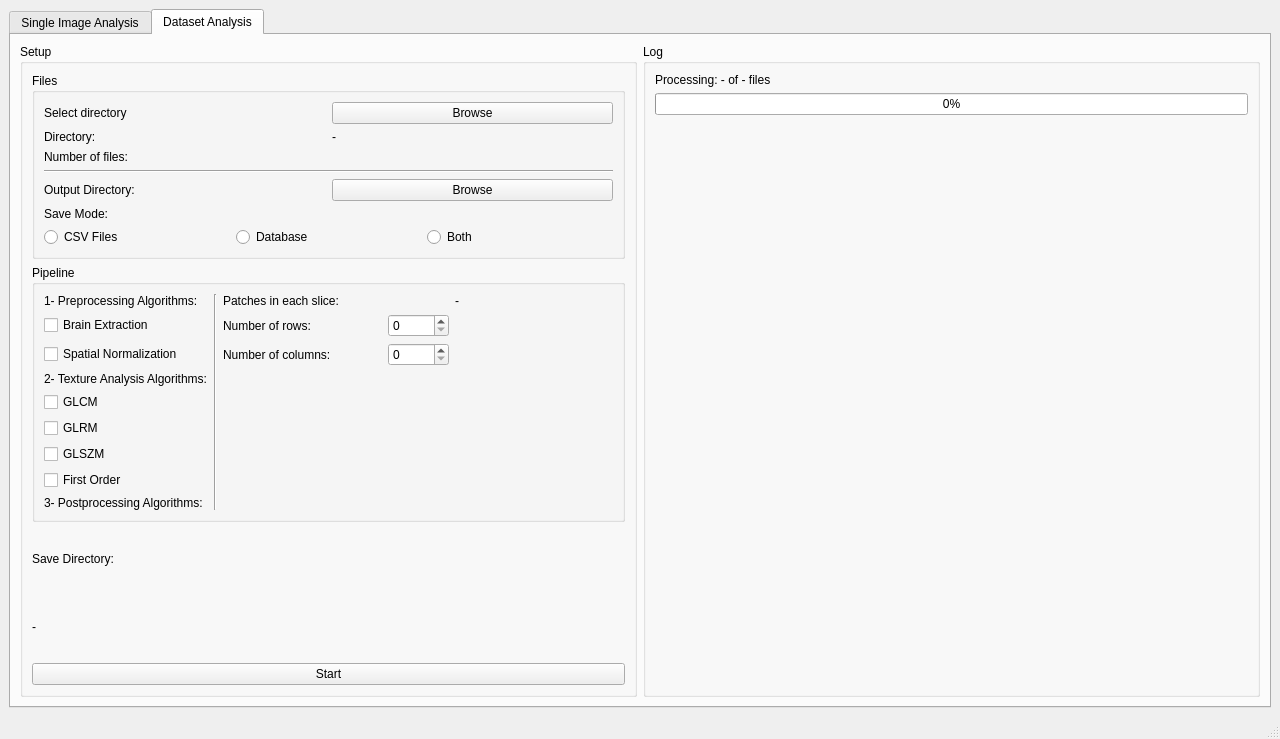
<?xml version="1.0" encoding="UTF-8"?>
<ui version="4.0">
 <class>MainWindow</class>
 <widget class="QMainWindow" name="MainWindow">
  <property name="geometry">
   <rect>
    <x>0</x>
    <y>0</y>
    <width>1280</width>
    <height>739</height>
   </rect>
  </property>
  <property name="windowTitle">
   <string>MainWindow</string>
  </property>
  <widget class="QWidget" name="centralwidget">
   <layout class="QGridLayout" name="gridLayout_2" columnstretch="3">
    <item row="0" column="0">
     <widget class="QTabWidget" name="tabWidget">
      <property name="currentIndex">
       <number>1</number>
      </property>
      <widget class="QWidget" name="tabSingleImageAnalysis">
       <attribute name="title">
        <string>Single Image Analysis</string>
       </attribute>
       <layout class="QGridLayout" name="gridLayout_4" columnstretch="2,1">
        <item row="0" column="0">
         <widget class="QGroupBox" name="groupBox">
          <property name="title">
           <string>Panel</string>
          </property>
          <layout class="QGridLayout" name="gridLayout_6">
           <item row="0" column="0" colspan="2">
            <layout class="QGridLayout" name="gridLayout">
             <item row="1" column="1">
              <widget class="QRadioButton" name="showExtractedVolRadioBtn">
               <property name="text">
                <string>Show Brain Extraction Mask</string>
               </property>
              </widget>
             </item>
             <item row="1" column="2">
              <widget class="QRadioButton" name="showNormVolRadioBtn">
               <property name="text">
                <string>Show Normalized Volume</string>
               </property>
              </widget>
             </item>
             <item row="0" column="0">
              <widget class="QLabel" name="label">
               <property name="text">
                <string>Show Volume:</string>
               </property>
              </widget>
             </item>
             <item row="1" column="0">
              <widget class="QRadioButton" name="showRawVolRadioBtn">
               <property name="text">
                <string>Show Raw Volume</string>
               </property>
              </widget>
             </item>
             <item row="3" column="0" colspan="3">
              <layout class="QGridLayout" name="gridLayout_11">
               <item row="0" column="4">
                <widget class="QSpinBox" name="numColumnsSpinBox">
                 <property name="minimum">
                  <number>1</number>
                 </property>
                </widget>
               </item>
               <item row="0" column="5">
                <spacer name="horizontalSpacer_2">
                 <property name="orientation">
                  <enum>Qt::Horizontal</enum>
                 </property>
                 <property name="sizeHint" stdset="0">
                  <size>
                   <width>40</width>
                   <height>20</height>
                  </size>
                 </property>
                </spacer>
               </item>
               <item row="0" column="3">
                <widget class="QLabel" name="label_4">
                 <property name="text">
                  <string>Number of Columns</string>
                 </property>
                </widget>
               </item>
               <item row="0" column="1">
                <widget class="QSpinBox" name="numRowsSpinBox">
                 <property name="minimum">
                  <number>1</number>
                 </property>
                </widget>
               </item>
               <item row="0" column="0">
                <widget class="QLabel" name="label_3">
                 <property name="text">
                  <string>Number of Rows:</string>
                 </property>
                </widget>
               </item>
               <item row="0" column="2">
                <widget class="QLabel" name="label_6">
                 <property name="text">
                  <string>-</string>
                 </property>
                </widget>
               </item>
              </layout>
             </item>
             <item row="2" column="0" colspan="3">
              <widget class="Line" name="line_3">
               <property name="orientation">
                <enum>Qt::Horizontal</enum>
               </property>
              </widget>
             </item>
            </layout>
           </item>
           <item row="1" column="0" colspan="2">
            <widget class="QGroupBox" name="groupBox_4">
             <property name="title">
              <string/>
             </property>
             <layout class="QGridLayout" name="gridLayout_9">
              <item row="0" column="0">
               <layout class="QGridLayout" name="graphicsViewGridLayout">
                <item row="0" column="0">
                 <widget class="QLabel" name="sliceXofYLabel">
                  <property name="text">
                   <string>Slice - of -</string>
                  </property>
                  <property name="alignment">
                   <set>Qt::AlignCenter</set>
                  </property>
                 </widget>
                </item>
                <item row="2" column="1">
                 <widget class="QSlider" name="slicesSlider">
                  <property name="orientation">
                   <enum>Qt::Vertical</enum>
                  </property>
                 </widget>
                </item>
               </layout>
              </item>
             </layout>
            </widget>
           </item>
          </layout>
         </widget>
        </item>
        <item row="0" column="1">
         <widget class="QGroupBox" name="groupBox_2">
          <property name="title">
           <string>Control</string>
          </property>
          <layout class="QGridLayout" name="gridLayout_5">
           <item row="0" column="0">
            <widget class="QGroupBox" name="groupBox_3">
             <property name="title">
              <string/>
             </property>
             <layout class="QGridLayout" name="gridLayout_8">
              <item row="1" column="0" colspan="2">
               <widget class="Line" name="line">
                <property name="orientation">
                 <enum>Qt::Horizontal</enum>
                </property>
               </widget>
              </item>
              <item row="0" column="1">
               <widget class="QPushButton" name="runSpatialNormBtn">
                <property name="text">
                 <string>Run Spatial Norm.</string>
                </property>
               </widget>
              </item>
              <item row="0" column="0">
               <widget class="QPushButton" name="runBrainExtractionBtn">
                <property name="text">
                 <string>Run Brain Extraction</string>
                </property>
               </widget>
              </item>
              <item row="2" column="1">
               <widget class="QPushButton" name="runAnalyzeSelectedPatchBtn">
                <property name="text">
                 <string>Run T.A on 
Selected Patch</string>
                </property>
               </widget>
              </item>
              <item row="4" column="0" colspan="2">
               <widget class="QProgressBar" name="analyzeProgressBar">
                <property name="value">
                 <number>0</number>
                </property>
               </widget>
              </item>
              <item row="2" column="0">
               <widget class="QPushButton" name="runAnalyzeWholeSliceBtn">
                <property name="text">
                 <string>Run T.A on
 Whole Slice</string>
                </property>
               </widget>
              </item>
              <item row="3" column="0" colspan="2">
               <widget class="Line" name="line_2">
                <property name="orientation">
                 <enum>Qt::Horizontal</enum>
                </property>
               </widget>
              </item>
             </layout>
            </widget>
           </item>
           <item row="1" column="0">
            <widget class="QLabel" name="label_2">
             <property name="text">
              <string>Texture Analysis Result:</string>
             </property>
            </widget>
           </item>
           <item row="2" column="0">
            <widget class="QScrollArea" name="scrollArea">
             <property name="verticalScrollBarPolicy">
              <enum>Qt::ScrollBarAlwaysOn</enum>
             </property>
             <property name="widgetResizable">
              <bool>true</bool>
             </property>
             <widget class="QWidget" name="scrollAreaWidgetContents_3">
              <property name="geometry">
               <rect>
                <x>0</x>
                <y>0</y>
                <width>367</width>
                <height>342</height>
               </rect>
              </property>
              <layout class="QGridLayout" name="gridLayout_7">
               <item row="0" column="0">
                <widget class="QListWidget" name="analyzeResultsListWidget"/>
               </item>
              </layout>
             </widget>
            </widget>
           </item>
           <item row="3" column="0">
            <layout class="QGridLayout" name="gridLayout_10">
             <item row="0" column="2">
              <widget class="QPushButton" name="exportSingleImgResultsToExcelBtn">
               <property name="text">
                <string>Export All to Excel</string>
               </property>
              </widget>
             </item>
             <item row="0" column="0">
              <spacer name="horizontalSpacer">
               <property name="orientation">
                <enum>Qt::Horizontal</enum>
               </property>
               <property name="sizeHint" stdset="0">
                <size>
                 <width>40</width>
                 <height>20</height>
                </size>
               </property>
              </spacer>
             </item>
             <item row="0" column="1">
              <widget class="QPushButton" name="importNIFTIBtn">
               <property name="text">
                <string>Import Raw Brain NIFTI</string>
               </property>
              </widget>
             </item>
            </layout>
           </item>
          </layout>
         </widget>
        </item>
       </layout>
      </widget>
      <widget class="QWidget" name="tab_2">
       <attribute name="title">
        <string>Dataset Analysis</string>
       </attribute>
       <layout class="QGridLayout" name="gridLayout_12" columnstretch="1,1">
        <item row="0" column="1">
         <widget class="QGroupBox" name="groupBox_6">
          <property name="title">
           <string>Log</string>
          </property>
          <layout class="QGridLayout" name="gridLayout_15">
           <item row="0" column="0">
            <widget class="QLabel" name="numberOfProcessedFilesLabel">
             <property name="text">
              <string>Processing: - of - files</string>
             </property>
            </widget>
           </item>
           <item row="1" column="0">
            <widget class="QProgressBar" name="datasetAnalysisProgressBar">
             <property name="value">
              <number>0</number>
             </property>
            </widget>
           </item>
           <item row="2" column="0">
            <spacer name="verticalSpacer">
             <property name="orientation">
              <enum>Qt::Vertical</enum>
             </property>
             <property name="sizeHint" stdset="0">
              <size>
               <width>20</width>
               <height>40</height>
              </size>
             </property>
            </spacer>
           </item>
          </layout>
         </widget>
        </item>
        <item row="0" column="0">
         <widget class="QGroupBox" name="groupBox_5">
          <property name="title">
           <string>Setup</string>
          </property>
          <layout class="QGridLayout" name="gridLayout_13">
           <item row="1" column="0">
            <widget class="QGroupBox" name="groupBox_8">
             <property name="title">
              <string>Pipeline</string>
             </property>
             <layout class="QGridLayout" name="gridLayout_16" columnstretch="1,1,1,0,1">
              <item row="6" column="0">
               <widget class="QCheckBox" name="pipelineGLSzMcheckBox">
                <property name="text">
                 <string>GLSZM</string>
                </property>
               </widget>
              </item>
              <item row="8" column="0">
               <widget class="QLabel" name="label_12">
                <property name="text">
                 <string>3- Postprocessing Algorithms:</string>
                </property>
               </widget>
              </item>
              <item row="2" column="3">
               <widget class="QSpinBox" name="datasetAnalysisNumColsSpinBox">
                <property name="maximum">
                 <number>10000</number>
                </property>
               </widget>
              </item>
              <item row="1" column="0">
               <widget class="QCheckBox" name="pipelineBrainExbtractioncheckBox">
                <property name="text">
                 <string>Brain Extraction</string>
                </property>
               </widget>
              </item>
              <item row="5" column="0">
               <widget class="QCheckBox" name="pipelineGLRMcheckBox">
                <property name="text">
                 <string>GLRM</string>
                </property>
               </widget>
              </item>
              <item row="1" column="2">
               <widget class="QLabel" name="label_15">
                <property name="text">
                 <string>Number of rows:</string>
                </property>
               </widget>
              </item>
              <item row="3" column="0">
               <widget class="QLabel" name="label_11">
                <property name="text">
                 <string>2- Texture Analysis Algorithms:</string>
                </property>
               </widget>
              </item>
              <item row="1" column="3">
               <widget class="QSpinBox" name="datasetAnalysisNumRowsSpinBox">
                <property name="maximum">
                 <number>10000</number>
                </property>
               </widget>
              </item>
              <item row="0" column="2" colspan="2">
               <widget class="QLabel" name="label_16">
                <property name="text">
                 <string>Patches in each slice:</string>
                </property>
               </widget>
              </item>
              <item row="0" column="0">
               <widget class="QLabel" name="label_10">
                <property name="text">
                 <string>1- Preprocessing Algorithms:</string>
                </property>
               </widget>
              </item>
              <item row="7" column="0">
               <widget class="QCheckBox" name="pipelineFirstOrderCheckBox">
                <property name="text">
                 <string>First Order</string>
                </property>
               </widget>
              </item>
              <item row="2" column="2">
               <widget class="QLabel" name="label_17">
                <property name="text">
                 <string>Number of columns:</string>
                </property>
               </widget>
              </item>
              <item row="0" column="1" rowspan="9">
               <widget class="Line" name="line_5">
                <property name="orientation">
                 <enum>Qt::Vertical</enum>
                </property>
               </widget>
              </item>
              <item row="4" column="0">
               <widget class="QCheckBox" name="pipelineGLCMcheckBox">
                <property name="text">
                 <string>GLCM</string>
                </property>
               </widget>
              </item>
              <item row="2" column="0">
               <widget class="QCheckBox" name="pipelineSpatialNormcheckBox">
                <property name="text">
                 <string>Spatial Normalization</string>
                </property>
               </widget>
              </item>
              <item row="0" column="4">
               <widget class="QLabel" name="label_18">
                <property name="text">
                 <string>-</string>
                </property>
               </widget>
              </item>
             </layout>
            </widget>
           </item>
           <item row="0" column="0">
            <widget class="QGroupBox" name="groupBox_7">
             <property name="title">
              <string>Files</string>
             </property>
             <layout class="QGridLayout" name="gridLayout_14">
              <item row="6" column="0" colspan="2">
               <layout class="QGridLayout" name="gridLayout_17">
                <item row="0" column="1">
                 <widget class="QRadioButton" name="saveResultstToDatabaseRadioBtn">
                  <property name="text">
                   <string>Database</string>
                  </property>
                 </widget>
                </item>
                <item row="0" column="0">
                 <widget class="QRadioButton" name="saveResultstToCSVRadioBtn">
                  <property name="text">
                   <string>CSV Files</string>
                  </property>
                 </widget>
                </item>
                <item row="0" column="2">
                 <widget class="QRadioButton" name="saveResultstToBothRadioBtn">
                  <property name="text">
                   <string>Both</string>
                  </property>
                 </widget>
                </item>
               </layout>
              </item>
              <item row="0" column="0">
               <widget class="QLabel" name="label_5">
                <property name="text">
                 <string>Select directory</string>
                </property>
               </widget>
              </item>
              <item row="1" column="1">
               <widget class="QLabel" name="inputDatasetDirLabel">
                <property name="text">
                 <string>-</string>
                </property>
               </widget>
              </item>
              <item row="1" column="0">
               <widget class="QLabel" name="label_8">
                <property name="text">
                 <string>Directory:</string>
                </property>
               </widget>
              </item>
              <item row="5" column="0">
               <widget class="QLabel" name="label_14">
                <property name="text">
                 <string>Save Mode:</string>
                </property>
               </widget>
              </item>
              <item row="3" column="0" colspan="2">
               <widget class="Line" name="line_4">
                <property name="orientation">
                 <enum>Qt::Horizontal</enum>
                </property>
               </widget>
              </item>
              <item row="4" column="1">
               <widget class="QPushButton" name="browseOutputDirBtn">
                <property name="text">
                 <string>Browse</string>
                </property>
               </widget>
              </item>
              <item row="2" column="0">
               <widget class="QLabel" name="label_9">
                <property name="text">
                 <string>Number of files:</string>
                </property>
               </widget>
              </item>
              <item row="0" column="1">
               <widget class="QPushButton" name="selectDataDirBtn">
                <property name="text">
                 <string>Browse</string>
                </property>
               </widget>
              </item>
              <item row="4" column="0">
               <widget class="QLabel" name="label_13">
                <property name="text">
                 <string>Output Directory:</string>
                </property>
               </widget>
              </item>
             </layout>
            </widget>
           </item>
           <item row="4" column="0">
            <widget class="QPushButton" name="startDatasetAnalysisBtn">
             <property name="text">
              <string>Start</string>
             </property>
            </widget>
           </item>
           <item row="2" column="0">
            <widget class="QLabel" name="label_7">
             <property name="text">
              <string>Save Directory:</string>
             </property>
            </widget>
           </item>
           <item row="3" column="0">
            <widget class="QLabel" name="saveDatasetAnalysisResultsDir">
             <property name="text">
              <string>-</string>
             </property>
            </widget>
           </item>
          </layout>
         </widget>
        </item>
       </layout>
      </widget>
     </widget>
    </item>
   </layout>
  </widget>
  <widget class="QMenuBar" name="menubar">
   <property name="geometry">
    <rect>
     <x>0</x>
     <y>0</y>
     <width>1280</width>
     <height>24</height>
    </rect>
   </property>
  </widget>
  <widget class="QStatusBar" name="statusbar"/>
 </widget>
 <resources/>
 <connections/>
</ui>
